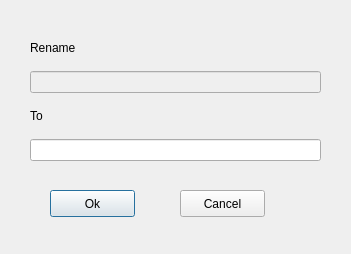
<?xml version="1.0" encoding="UTF-8"?>
<ui version="4.0">
 <class>RenamingDialog</class>
 <widget class="QDialog" name="RenamingDialog">
  <property name="geometry">
   <rect>
    <x>0</x>
    <y>0</y>
    <width>351</width>
    <height>254</height>
   </rect>
  </property>
  <property name="windowTitle">
   <string>Dialog</string>
  </property>
  <widget class="QWidget" name="gridLayoutWidget">
   <property name="geometry">
    <rect>
     <x>30</x>
     <y>30</y>
     <width>291</width>
     <height>131</height>
    </rect>
   </property>
   <layout class="QGridLayout" name="gridLayout">
    <item row="3" column="0">
     <widget class="QLineEdit" name="lineEdit_new"/>
    </item>
    <item row="1" column="0">
     <widget class="QLineEdit" name="lineEdit_old">
      <property name="enabled">
       <bool>false</bool>
      </property>
     </widget>
    </item>
    <item row="0" column="0">
     <widget class="QLabel" name="label">
      <property name="text">
       <string>Rename</string>
      </property>
     </widget>
    </item>
    <item row="2" column="0">
     <widget class="QLabel" name="label_2">
      <property name="text">
       <string>To</string>
      </property>
     </widget>
    </item>
   </layout>
  </widget>
  <widget class="QPushButton" name="pushButton_ok">
   <property name="geometry">
    <rect>
     <x>50</x>
     <y>190</y>
     <width>85</width>
     <height>27</height>
    </rect>
   </property>
   <property name="text">
    <string>Ok</string>
   </property>
  </widget>
  <widget class="QPushButton" name="pushButton_cancel">
   <property name="geometry">
    <rect>
     <x>180</x>
     <y>190</y>
     <width>85</width>
     <height>27</height>
    </rect>
   </property>
   <property name="text">
    <string>Cancel</string>
   </property>
  </widget>
 </widget>
 <resources/>
 <connections>
  <connection>
   <sender>pushButton_cancel</sender>
   <signal>clicked(bool)</signal>
   <receiver>RenamingDialog</receiver>
   <slot>close()</slot>
   <hints>
    <hint type="sourcelabel">
     <x>259</x>
     <y>205</y>
    </hint>
    <hint type="destinationlabel">
     <x>292</x>
     <y>206</y>
    </hint>
   </hints>
  </connection>
  <connection>
   <sender>pushButton_ok</sender>
   <signal>clicked(bool)</signal>
   <receiver>RenamingDialog</receiver>
   <slot>close()</slot>
   <hints>
    <hint type="sourcelabel">
     <x>65</x>
     <y>211</y>
    </hint>
    <hint type="destinationlabel">
     <x>20</x>
     <y>209</y>
    </hint>
   </hints>
  </connection>
 </connections>
</ui>
